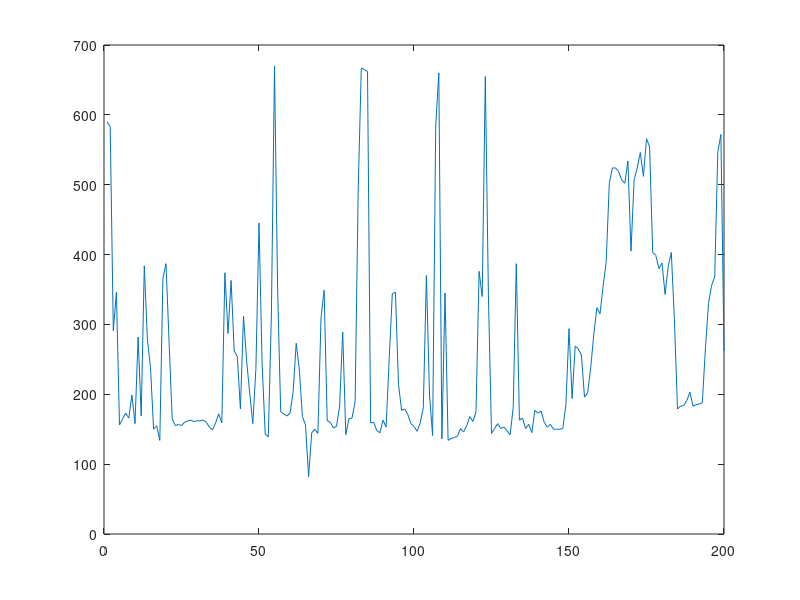
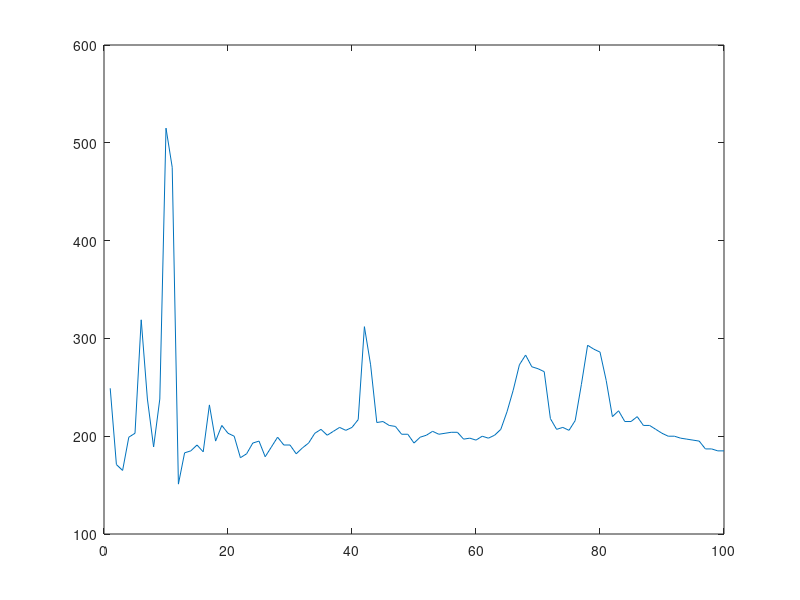
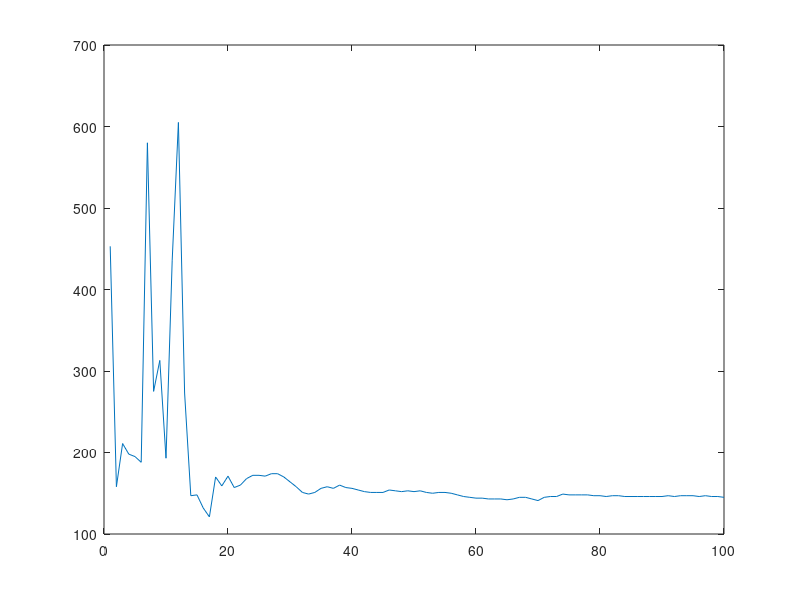
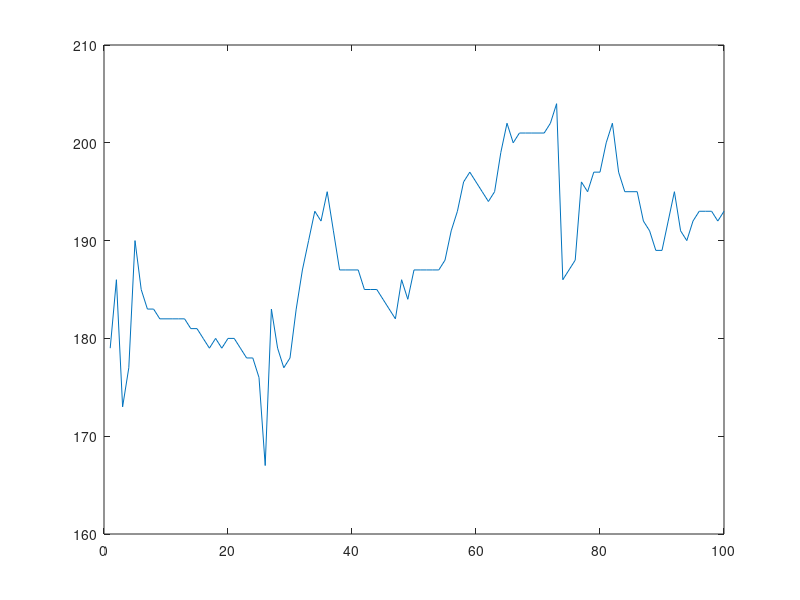

Reproduce these figures in MATLAB, in order.
clear all;
%lados opostos protoboard
v=[590,583,291,346,156,165,173,166,199,158,282,169,384,278,238,150,155,134,366,387,274,165,155,157,155,160,162,163,161,162,162,163,160,153,149,159,172,159,374,287,363,262,254,179,312,248,202,158,237,445,244,143,139,315,670,350,175,172,169,173,203,273,236,168,156,82,145,150,144,309,349,162,160,152,154,183,289,142,165,166,189,494,667,665,662,159,160,148,145,163,153,251,344,346,214,177,179,171,158,154,147,159,181,370,199,141,584,660,136,345,134,137,138,140,151,146,155,168,161,175,376,340,655,342,144,151,158,151,153,148,142,181,387,163,166,151,157,145,177,173,176,160,153,157,150,150,150,151,185,294,194,269,265,256,196,202,238,286,324,315,355,390,502,524,524,519,507,502,534,405,507,524,546,512,566,554,403,399,380,388,343,383,403,307,179,183,184,191,203,183,185,186,188,265,330,356,368,547,572,262];
plot(v);
print("v.png");
v1 = [249,171,165,199,203,319,238,189,238,515,475,151,183,185,191,184,232,195,211,203,200,178,182,193,195,179,189,199,191,191,182,188,193,203,207,201,205,209,206,209,217,312,273,214,215,211,210,202,202,193,199,201,205,202,203,204,204,197,198,196,200,198,201,207,225,247,273,283,271,269,266,218,207,209,206,216,253,293,289,286,257,220,226,215,215,220,211,211,207,203,200,200,198,197,196,195,187,187,185,185];
plot(v1);
print("v1.png");

v2 = [453,158,211,198,195,188,580,275,313,193,436,605,273,147,148,132,121,170,159,171,157,160,168,172,172,171,174,174,170,164,158,151,149,151,156,158,156,160,157,156,154,152,151,151,151,154,153,152,153,152,153,151,150,151,151,150,148,146,145,144,144,143,143,143,142,143,145,145,143,141,145,146,146,149,148,148,148,148,147,147,146,147,147,146,146,146,146,146,146,146,147,146,147,147,147,146,147,146,146,145];
plot(v2);
print("v2.png");

%virados um pro outro
v3 = [179,186,173,177,190,185,183,183,182,182,182,182,182,181,181,180,179,180,179,180,180,179,178,178,176,167,183,179,177,178,183,187,190,193,192,195,191,187,187,187,187,185,185,185,184,183,182,186,184,187,187,187,187,187,188,191,193,196,197,196,195,194,195,199,202,200,201,201,201,201,201,202,204,186,187,188,196,195,197,197,200,202,197,195,195,195,192,191,189,189,192,195,191,190,192,193,193,193,192,193];
plot(v3);
print("v3.png");

v4 = [391,676,683,682,638,652,608,145,161,194,138,156,141,165,128,130,132,134,132,140,138,142,142,143,143,141,140,141,140,139,139,137,136,135,135,136,135,135,136,136,136,136,135,134,134,134,134,134,133,133,133,133,133,132,132,132,133,132,132,131,131,131,130,130,129,130,129,131,131,131,131,131,131,130,129,129,128,129,150,131,134,137,142,144,146,144,146,145,145,144,143,142,141,140,139,139,139,138,139,139];
plot(v4);
print("v4.png");

%mesmo lado protoboard
v5 = [128,132,656,124,126,127,127,126,126,126,126,126,126,126,126,126,125,127,125,125,126,126,126,126,126,125,126,125,126,125,124,125,125,124,124,124,125,124,124,125,125,125,124,125,125,126,126,126,126,126,125,125,125,125,124,124,124,125,125,142,145,149,150,150,152,153,155,161,164,215,259,285,337,658,657,658,649,590,524,466,414,368,331,300,274,249,229,212,197,196,129,139,178,217,439,581,607,290,168,155];
plot(v5);
print("v5.png");

%sem desconectar o fio da porta digital e mesmo lado protoboard


v6 = [174,173,174,174,173,163,159,159,160,159,159,158,158,158,158,159,158,158,157,159,160,161,152,233,194,192,192,191,193,234,295,303,303,317,315,281,336,423,593,378,345,359,359,354,356,365,480,445,435,425,418,408,394,388,385,381,595,563,541,616,580,490,407,386,388,375,365,365,357,370,372,350,338,354,356,356,358,360,360,360,361,361,362,364,361,373,373,371,367,363,360,358,359,360,354,349,347,345,345,345];
plot(v6);
print("v6.png");

v7 = [180,171,163,168,144,137,126,127,127,136,215,173,138,121,288,379,378,129,128,102,350,103,115,113,129,245,403,399,371,329,295,268,245,226,210,195,174,166,158,153,148,142,138,135,133,136,134,131,129,127,125,123,120,119,118,117,117,116,115,114,114,113,112,113,112,112,111,111,110,110,109,109,108,105,105,105,105,105,106,106,105,105,106,106,106,105,106,106,106,106,107,108,107,108,107,106,106,103,103,104,103,104,104,104,104,105,104,104,104,103,103,104,104,103,103,104,102,102,104,108,108,116,140,659,645,645,199,196,177,189,128,142,145,141,132,131,131,127,156,153,146,146,144,144,79,476,510,473,421,376,337,303,274,250,230,215,199,186,172,109,144,155,153,154,147,142,134,128,131,129,127,124,121,120,119,118,117,117,116,121,120,119,117,117,116,116,116,114,114,114,111,110,112,110,112,112,111,110,112,110];
plot(v7);
print("v7.png");

v8 = [200,190,178,157,157,156,156,155,156,157,200,180,165,163,157,156,156,156,157,158,157,156,158,157,161,172,154,210,192,188,178,175,151,678,677,677,677,676,652,180,179,177,172,167,165,164,154,402,610,360,155,150,153,153,152,150,150,152,152,153,154,153,152,152,152,152,152,152,152,152,153,152,152,153,152,151,151,150,150,151,150,151,151,150,150,153,155,166,173,171,171,171,171,171,170,171,173,182,160,170,174,176,176,176,176,176,175,175,173,172,172,171,169,165,162,165,174,175,174,173,174,173,163,161,160,156,154,153,155,159,170,170,168,167,167,166,165,165,165,164,164,163,172,172,173,174,173,172,172,173,172,171,166,169,170,154,153,152,151,151,150,150,150,151,151,152,153,155,153,149,208,159,159,160,172,168,158,154,150,150,149,150,153,158,154,151,149,152,155,151,153,156,157,154,155,155,154,153,152,152];
plot(v8);
print("v8.png");

v9 = [322,248,261,352,412,286,315,551,409,284,368,317,672,671,672,671,667,668,654,667,511,669,670,484,299,281,289,284,281,280,276,277,282,284,294,295,455,654,668,579,550,540,438,351,469,653,520,541,343,405,316,249,248,250,282,321,275,290,278,271,261,255,256,264,279,318,455,411,367,349,312,296,269,266,280,259,254,252,252,251,273,262,242,231,227,255,287,261,292,314,312,321,357,335,296,303,317,672,672,454,315,291,288,297,297,304,356,355,362,336,329,331,319,375,302,249,244,241,239,239,239,247,245,269,295,269,267,259,252,254,257,265,279,287,315,335,231,235,238,228,215,212,211,207,214,224,221,228,217,239,224,223,226,487,582,498,438,557,577,515,428,512,514,446,274,249,239,223,221,220,227,228,232,219,190,206,214,303,415,414,366,298,269,217,216,251,230,223,218,218,227,283,289,210,210,210,210,210,209,209,210,206,205,204,204,203,203,203,204,207,207,210,209,209,216,218,215,232,236,233,224,210,243,399,461,464,338,249,224,213,289,206,201,196,270,254,265,271,265,258,261,261,260,257,220,241,241,236,241,234,222,210,210,208,205,205,203,231,210,207,206,204,215,225,227,243,233,232,221,197,194,189,201,199,196,198,207,262,274,291,279,304,301,290,280,267,229,289,296,362,282,269,516,291,212,229,216,239,272,290,269,317,488,433,436,449,404,316,299,336,313,172,177,168,169,170,168,172,177,184,187,188,188,212,246,241,197,194,198,196,195,194,197,198,200,198,199,200,197,197,197,198,195,190,189,187,187,186,185,185,183,184,187,187,187,186,186,186,182,181,180,179,181,179,179,186,198,207,208,209,208,204,198,182,179,178,179,178,179,180,178,178,178,179,179,178,179,180,184,184,183,179,179,178,179,179,179,179,179,179];
plot(v9);
print("v9.png");

v10 = [236,223,232,221,238,251,247,264,215,247,307,270,247,219,233,218,281,274,253,272,263,279,242,228,225,220,229,246,249,202,219,200,193,192,166,162,229,190,203,217,230,219,231,242,215,202,184,184,196,200,219,295,266,183,176,223,332,216,186,184,185,183,198,216,197,222,272,272,233,202,204,204,209,215,219,220,186,174,158,158,159,170,340,260,254,170,160,151,269,457,475,455,332,302,314,353,377,401,355,301,247,229,229,235,258,258,283,247,230,260,265,227,202,204,206,197,191,191,214,286,187,202,186,227,223,222,239,207,203,201,203,202,202,200,199,198,201,202,204,209,231,296,294,280,257,227,218,216,216,201,190,225,207,261,280,221,204,177,186,195,181,162,161,155,179,183,185,193,193,214,207,206,221,216,215,229,231,207,207,173,213,190,195,193,210,199,200,206,194,213,181,170,175,187,176,172,179,186,198,174,173,172,165,166,174,170,186,194,183,183,171,177,171,170,174,181,185,213,185,172,573,689,261,548,692,691,690,690,660,206,494,521,497,193,177,368,448,435,402,184,197,190,185,163,174,180,182,185,180,178,180,180,181,178,184,185,189,186,185,186,179,177,181,182,180,176,179,181,185,183,177,175,181,179,176,175,169,163,160,160,157,165,174,174,175,186,185,188,186,184,183,183,183,184,183,178,183,188,190,188,187,187,197,205,204,208,205,204,205,209,218,222,226,265,187,183,195,190,186,182,182,188,191,187,187,184,193,194,187,186,187,185,185,188,193,192,191,189,198,196,196,198,197,195,197,193,187,190,186,187,184,180,165,162,159,156,156,160,159,160,160,161,162,168,172,179,184,186,185,186,183,179,172,183,180,183,184,175,175,171,178,177,173,164,167,168,167,163,163,162,163,163,162,163,163,162,162,160,160,163];
plot(v10);
print("v10.png");

v11 = [152,153,152,152,154,242,295,311,532,659,467,163,143,145,144,140,143,174,143,142,142,142,143,144,143,144,150,153,179,620,176,158,160,160,159,159,161,165,162,163,163,163,163,163,164,164,164,164,165,164,163,164,164,165,165,166,165,166,165,165,169,174,165,208,177,289,168,169,322,303,284,305,321,328,338,342,389,301,406,395,522,664,634,619,637,372,640,576,644,500,644,652,652,497,639,652,652,650,466,168,174,176,215,402,486,631,655,655,654,653,652,654,655,620,654,653,654,654,655,654,654,654,565,640,612,255,176,163,152,660,286,161,643,633,453,242,453,330,170,204,209,162,164,163,163,164,157,149,148,148,149,149,149,149,148,148,149,149,150,149,144,145,145,145,146,146,146,146,146,146,147,147,147,148,150,150,151,152,153,153,152,154,155,155,154,154,155,154,153,153,154,153,153,154,155,154,154,150,150];
plot(v11);
print("v11.png");


%17//06/17:
v12 = [150,146,184,553,684,655,107,431,238,472,479,445,168,151,116,150,51,416,449,360,419,132,150,145,355,332,397,385,67,293,324,305,285,263,246,224,216,210,208,153,156,187,184,193,129,190,184,192,179,195,129,183,180,166,170,165,179,141,168,169,167,160,168,174,84,685,686,685,658,596,531,475,425,384,348,318,292,270,251,241,220,141,178,209,205,197,188,173,163,154,152,149,145,147,158,158,154,165,200,217,219,192,176,177,150,175,161,149,146,165,154,101,245,239,231,241,177,167,174,166,169,159,166,219,184,171,147,175,157,183,230,219,195,358,180,199,208,150,164,162,165,164,177,171,172,174,175,168,215,223,235,258,235,195,176,180,193,180,167,171,255,289,263,309,388,444,583,629,658,438,259,420,465,444,405,242,165,163,170,685,686,685,165,170,534,129,165,175,171,164,150,441,183,152,157,159,161,191,180,180];
plot(v12);
print("v12.png");

v13 = [179,153,133,174,167,390,538,603,313,609,619,537,448,521,519,226,432,614,620,605,240,223,225,230,263,191,192,193,194,185,175,154,160,184,157,182,184,187,190,196,182,165,141,125,147,191,621,622,620,626,621,608,549,489,435,387,342,307,279,253,231,214,193,143,158,169,588,199,593,373,165,604,271,187,171,180,183,139,141,176,156,213,609,353,170,198,175,190,184,123,201,211,184,163,170,149,163,167,166,165,167,173,199,164,166,167,166,165,183,167,172,146,178,121,180,174,176,173,140,166,160,168,173,193,193,193,200,187,200,155,172,171,110,108,164,184,179,179,148,128,135,140,138,159,135,108,133,135,129,615,627,633,630,637,601,585,534,201,605,596,240,229,200,226,198,183,225,231,235,248,250,598,603,212,182,162,175,158,618,618,616,616,616,614,615,354,421,177,213,198,185,181,179,177,182,178,177,177,194,171];
plot(v13);
print("v13.png");

v14 = [160,174,174,176,181,164,171,172,190,162,181,159,141,181,168,147,179,177,142,160,597,653,643,591,543,482,432,391,366,96,296,163,136,147,169,175,197,154,181,187,186,171,213,187,178,178,179,172,152,163,166,632,652,645,591,252,55,182,100,161,182,135,151,190,137,164,106,546,642,186,46,108,159,206,194,190,170,191,168,161,162,182,169,196,192,198,175,188,103,144,403,168,190,186,193,192,184,182,165,192];
plot(v14);
print("v14.png");

%v3 = [];
%plot(v3);
%print("v3.png");